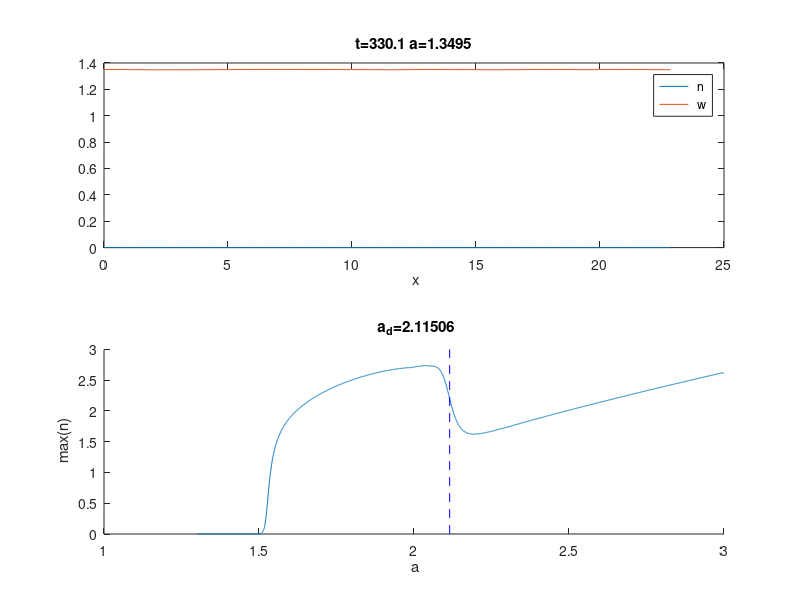

Recreate this plot in MATLAB.
N=200;
L=22.839;
x=linspace(0,L,N);

delta=0.05;
sigma0=0.0001;
eps=0.005;
a0=3;
a1=1.3;
dt=0.1;
T=(a0 -a1)/eps;
tt=0:dt:T;
aa= a0 -eps*tt;

n0=a0/2+sqrt(a0^2/4-1);
n=(x') *0+n0; w=1./n;
dx=x(2)-x(1);
tout=0;

Lap=-2*diag(ones(1,N))+diag(ones(1,N-1) ,1)+diag(ones(1,N-1) ,-1);
Lap(1,2)=2;Lap(N,N-1)=2;

M1=delta*Lap/dx^2+eye(N)*(-1/dt -1);
M2=Lap/dx^2-eye(N);

maxn=[]; spread=[];

for idx=1:numel(tt)
    a=aa(idx);
    t=tt(idx);

    noise=randn(N,1)*sqrt(dt)*sigma0*sqrt(N);
    wnext =(M2 -diag(n.^2))\(-a-noise/dt);
    nnext=M1\(-n/dt -n.^2.*w);
    n=nnext; w=wnext;

    maxn(end+1)=max(n);
    spread(end+1) = (max(n)-min(n))/mean(n);
    if t>tout
        tout=tout+10;
        subplot(2,1,1);
        plot(x,n,x,w);
        legend(' n' ,' w' ); xlabel( ' x' );
        title(sprintf( ' t=%g a=%g ' ,t, a));
        drawnow;
    end ;
end ;

subplot(2,1,2); hold on;
plot(aa,maxn);
at = interp1( spread , aa , 1);
plot([at,at],[0,3], ' --b' );
xlabel(' a' ); ylabel( ' max(n)' );
title(sprintf( ' a_d=%g' ,at));